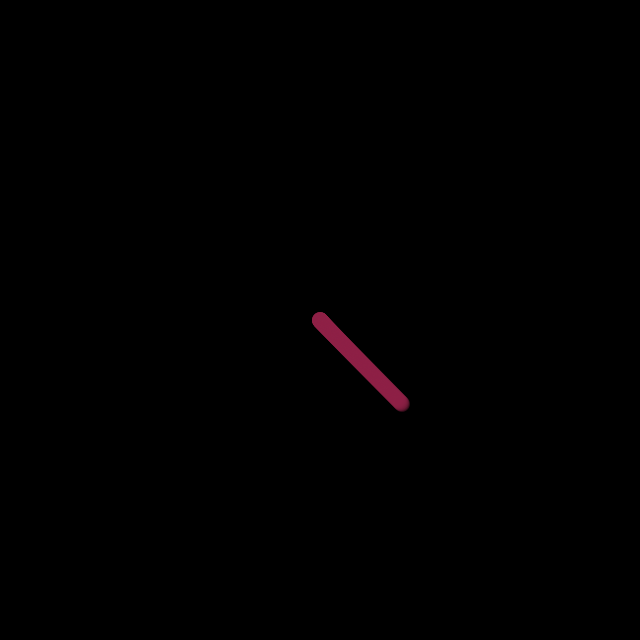
Frame 1 (no input)
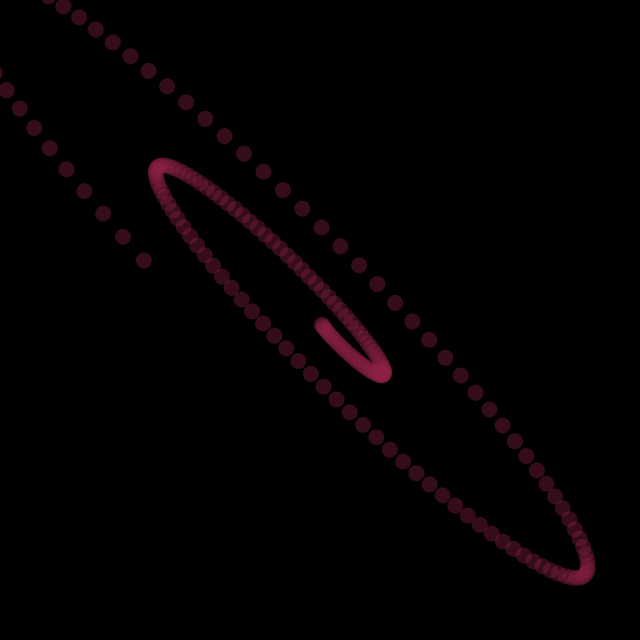
Frame 60 (the mouse pressed at the canvas centre just before this capture)
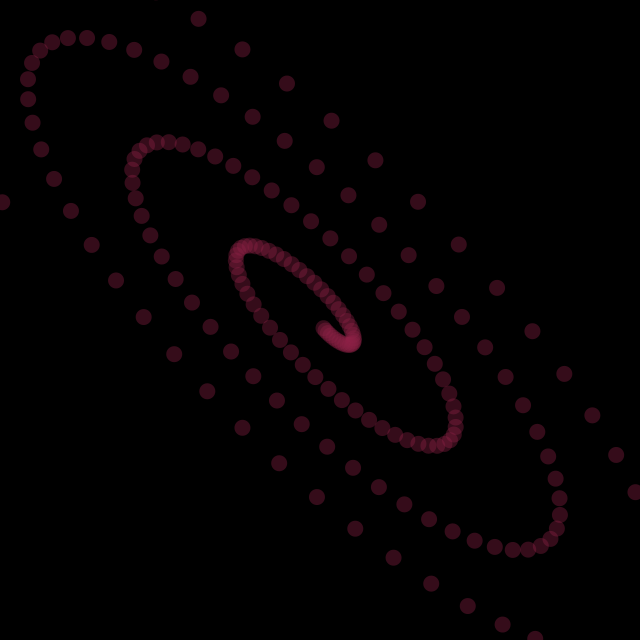
Frame 120 (the mouse held since frame 60 and released just before this capture)

The Processing sketch that drew these frames (run headless with seeded random() and noise(); from frame 60 on, the mouse is pressed at the canvas centre):

// Processing sketch: ex_3_7_oscillator_patterns
// ── ex_3_7_oscillator_patterns.pde
Oscillator[] oscillators = new Oscillator[200];

void setup () {
  size(640,640);
  for (int i = 0; i < oscillators.length; i++) {
    oscillators[i] = new Oscillator(
      new PVector(0.003 + i*0.001, 0.008 + i*0.001),
      new PVector(10 + i*2, 10 + i*2)
    );
  }
}

void draw() {
  background(0);
  
  for (int i = 0; i < oscillators.length; i++) {
    oscillators[i].oscillate();
    oscillators[i].display();
  }
}

class Oscillator  {
  PVector angle;
  PVector velocity;
  PVector amplitude;

  Oscillator(PVector velocity, PVector amplitude)  {
    angle = new PVector();
    this.velocity = velocity;
    this.amplitude = amplitude;
  }

  void oscillate()  {
    angle.add(velocity);
  }

  void display()  {
    // Oscillating on the x-axis
    float x = sin(angle.x) * amplitude.x;
    // Oscillating on the y-axis
    float y = sin(angle.y) * amplitude.y;

    pushMatrix();
    translate(width/2,height/2);
    noStroke();
    fill(141, 31, 71, 95);
    smooth();
    smooth();
    ellipse(x,y,16,16);
    popMatrix();
  }
}
